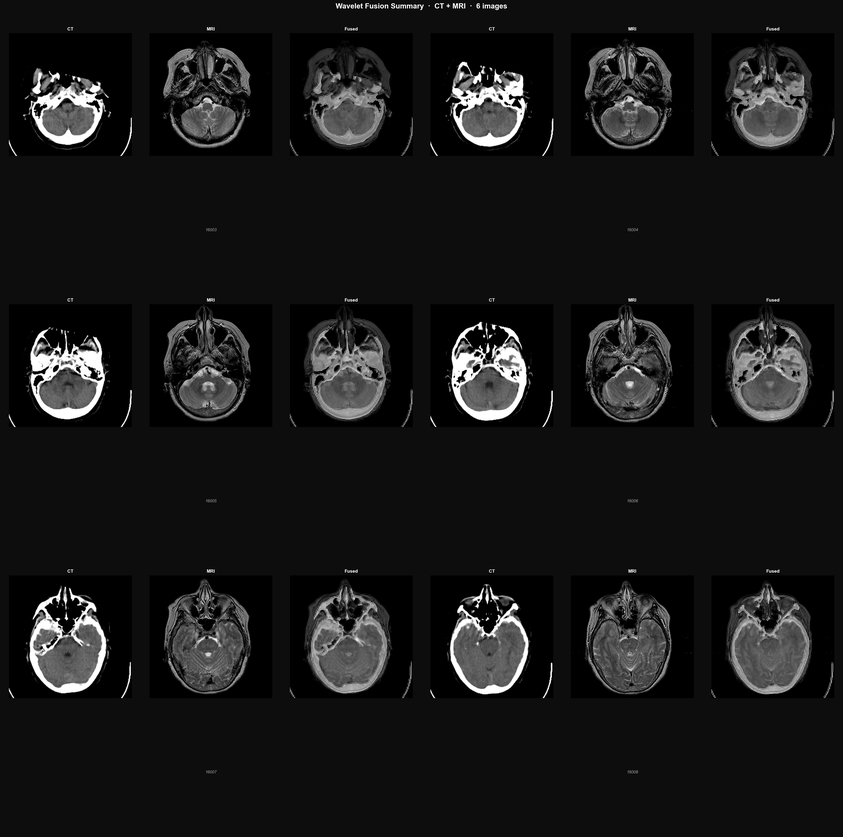
#> input picture fusion_demo_output/_summary_all.png, 843 x 837 px, shrunk from 3870 x 3844 before the run, given as the content of the folder /Havard-Medical-Image-Fusion-Datasets-main/SPECT-MRI/SPECT, which was not available
$ python visualization.py
#> lines starting #> are read from the running program, lines starting #| are printed output that depends on the picture; pictures that were not available may be replaced by others from this repository, and a replacement may not be noted
#> further down, img_A is the input picture: shape (837, 843); min 0, max 255, mean 24.3
### algorithm/wavelet_transform.py
import cv2
import numpy as np
import pywt

def wavelet_fusion(img1, img2, wavelet='haar'):
    # resize nếu kích thước khác nhau
#> called with wavelet = 'haar'
    if img1.shape != img2.shape:
        img2 = cv2.resize(img2, (img1.shape[1], img1.shape[0]))

    # wavelet decomposition
    coeffs1 = pywt.dwt2(img1, wavelet)
    coeffs2 = pywt.dwt2(img2, wavelet)

    LL1, (LH1, HL1, HH1) = coeffs1
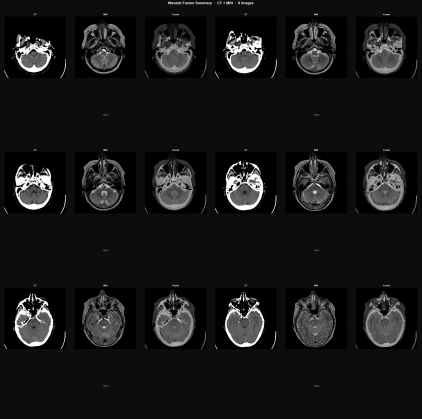
#> LL1: shape (419, 422) float64; min 0, max 510, mean 48.5; drawn with min black and max white
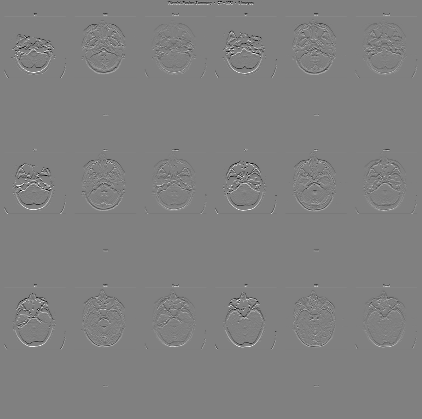
#> LH1: shape (419, 422) float64; min -206, max 203.5, mean 0; drawn with min black and max white
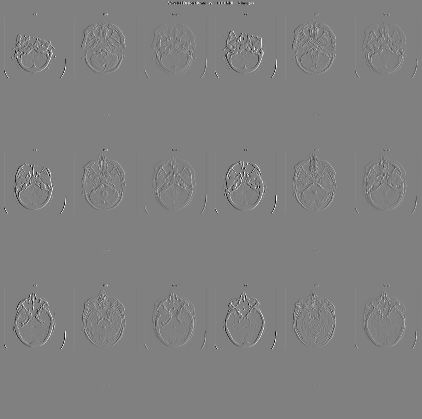
#> HL1: shape (419, 422) float64; min -228.5, max 224, mean 0; drawn with min black and max white
    LL2, (LH2, HL2, HH2) = coeffs2

    # fusion rule
    LL = (LL1 + LL2) / 2
    LH = np.maximum(np.abs(LH1), np.abs(LH2))
    HL = np.maximum(np.abs(HL1), np.abs(HL2))
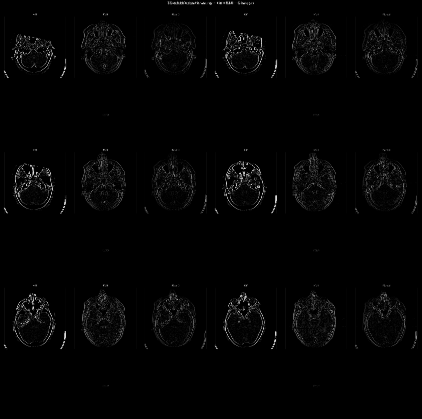
#> HL: shape (419, 422) float64; min 0, max 228.5, mean 4
    HH = np.maximum(np.abs(HH1), np.abs(HH2))
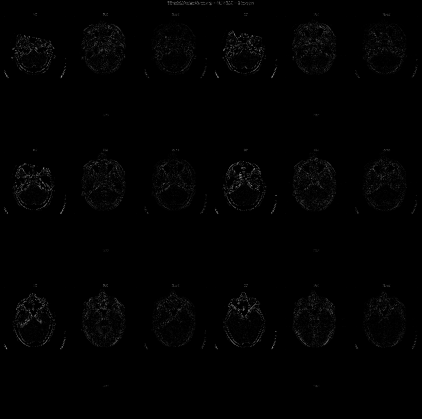
#> HH: shape (419, 422) float64; min 0, max 152.5, mean 1.9

    # reconstruct
    fused = pywt.idwt2((LL, (LH, HL, HH)), wavelet)
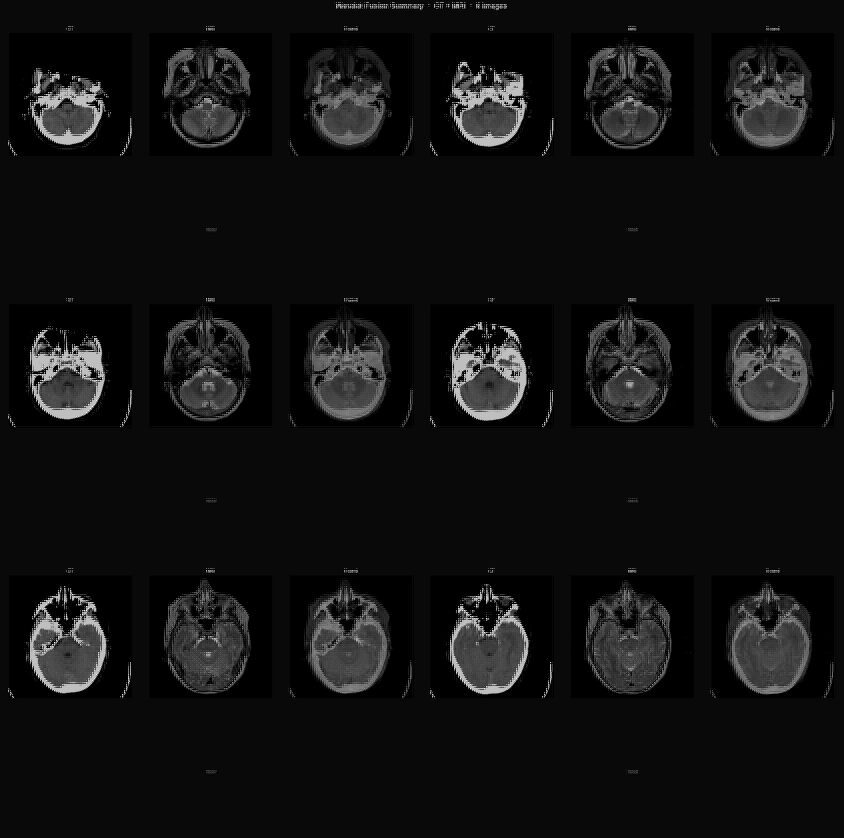
#> fused: shape (838, 844) float64; min -2.84e-14, max 339, mean 24.3; drawn with min black and max white

    # chuẩn hóa
    fused = np.clip(fused, 0, 255).astype(np.uint8)

    return fused

### visualization.py
import os
import cv2
import numpy as np
import matplotlib.pyplot as plt
import matplotlib.gridspec as gridspec
import seaborn as sns

# ==========================================
# ===== CẤU HÌNH - THAY ĐỔI Ở ĐÂY =====
# ==========================================

MAX_IMAGES      = 6          # Số ảnh muốn demo
OUTPUT_FOLDER   = "fusion_demo_output"   # Tên folder lưu ảnh
SAVE_DPI        = 150        # Chất lượng ảnh (150=báo cáo, 300=in ấn)
MODALITY_A      = "SPECT"    # Tên ảnh nguồn A (chỉ để hiển thị)
MODALITY_B      = "MRI"      # Tên ảnh nguồn B (chỉ để hiển thị)

dataset_dir = r"/Havard-Medical-Image-Fusion-Datasets-main"
fused_pair  = "SPECT-MRI"
dir_A       = os.path.join(dataset_dir, fused_pair, "SPECT")
dir_B       = os.path.join(dataset_dir, fused_pair, "MRI")

# ==========================================

from algorithm.wavelet_transform import wavelet_fusion

# Seaborn theme
sns.set_theme(style="dark", font_scale=1.1)
CMAP = "gray"

os.makedirs(OUTPUT_FOLDER, exist_ok=True)

images = sorted(os.listdir(dir_A))[:MAX_IMAGES]

print(f"Demo {len(images)} ảnh → folder: '{OUTPUT_FOLDER}'\n")

# ── 1. Lưu từng ảnh riêng: 3 cột (A | B | Fused) ────────────────────────────
saved_figs = []

for idx, img_name in enumerate(images, 1):
    path_A = os.path.join(dir_A, img_name)
    path_B = os.path.join(dir_B, img_name)

    img_A = cv2.imread(path_A, cv2.IMREAD_GRAYSCALE)
    img_B = cv2.imread(path_B, cv2.IMREAD_GRAYSCALE)

    if img_A is None or img_B is None:
        print(f"  [SKIP] Không đọc được: {img_name}")
        continue

    img_fused = wavelet_fusion(img_A, img_B)

    fig, axes = plt.subplots(1, 3, figsize=(12, 4.2))
    fig.patch.set_facecolor("#1a1a2e")

    panels = [
        (img_A,     MODALITY_A,      "#e94560"),
        (img_B,     MODALITY_B,      "#0f3460"),
        (img_fused, "Fused Result",  "#16213e"),
    ]

    for ax, (data, title, bg) in zip(axes, panels):
        ax.set_facecolor(bg)
        im = ax.imshow(data, cmap=CMAP, interpolation="lanczos")
        ax.set_title(title, color="white", fontsize=13, fontweight="bold", pad=8)
        ax.axis("off")
        plt.colorbar(im, ax=ax, fraction=0.046, pad=0.04).ax.yaxis.set_tick_params(color="white")
        plt.setp(plt.getp(im.axes, "yticklabels"), color="white")
#> this loop made 3 passes
#> (title, bg) on passes 1 to 3: ('SPECT', '#e94560'), ('MRI', '#0f3460'), ('Fused Result', '#16213e')

    stem = os.path.splitext(img_name)[0]
    fig.suptitle(
        f"{MODALITY_A} + {MODALITY_B}  →  Wavelet Fusion   [{stem}]",
        color="white", fontsize=14, fontweight="bold", y=1.01
    )
    plt.tight_layout()

    out_path = os.path.join(OUTPUT_FOLDER, f"fusion_{stem}.png")
    fig.savefig(out_path, dpi=SAVE_DPI, bbox_inches="tight",
                facecolor=fig.get_facecolor())
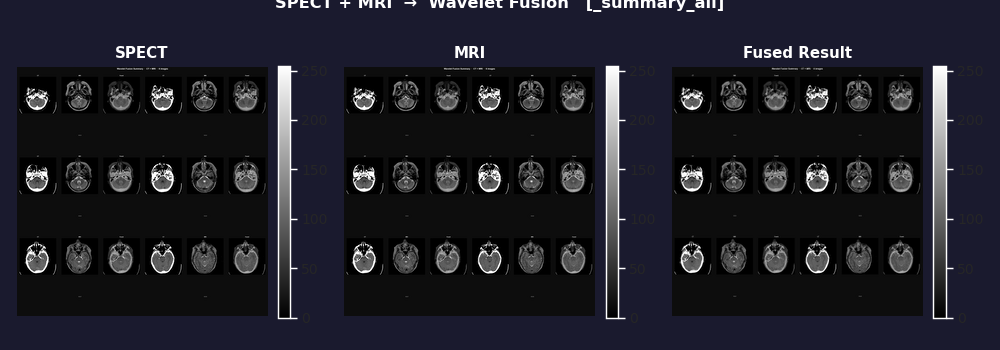
#> figure drawn by matplotlib, 6 panels
    plt.close(fig)
    saved_figs.append(out_path)
    print(f"  [{idx:02d}] Saved: {out_path}")


# ── 2. Tổng hợp: grid tất cả ảnh vào 1 file ──────────────────────────────────
n = len(saved_figs)
cols = 2          # 2 bộ ảnh (mỗi bộ = 3 cột) trên 1 hàng
rows = (n + cols - 1) // cols

fig_summary, axes_all = plt.subplots(
    rows * 2, cols * 3,
    figsize=(cols * 13, rows * 8.5)
)
fig_summary.patch.set_facecolor("#0d0d0d")

for ax in axes_all.flatten():
    ax.axis("off")
    ax.set_facecolor("#0d0d0d")
#> this loop made 12 passes

for i, img_name in enumerate(images[:n]):
    path_A    = os.path.join(dir_A, img_name)
    path_B    = os.path.join(dir_B, img_name)
    img_A     = cv2.imread(path_A, cv2.IMREAD_GRAYSCALE)
    img_B     = cv2.imread(path_B, cv2.IMREAD_GRAYSCALE)
    img_fused = wavelet_fusion(img_A, img_B)

    row_block = (i // cols) * 2
    col_block = (i  % cols) * 3
    stem      = os.path.splitext(img_name)[0]

    for j, (data, lbl) in enumerate([
        (img_A,     MODALITY_A),
        (img_B,     MODALITY_B),
        (img_fused, "Fused"),
    ]):
        ax = axes_all[row_block, col_block + j]
        ax.imshow(data, cmap=CMAP, interpolation="lanczos")
        ax.set_title(lbl, color="white", fontsize=10, fontweight="bold")
        ax.axis("off")
#> this loop made 3 passes
#> lbl on passes 1 to 3: 'SPECT', 'MRI', 'Fused'

    # label tên ảnh ở hàng phụ giữa
    label_ax = axes_all[row_block + 1, col_block + 1]
    label_ax.text(
        0.5, 0.5, stem,
        ha="center", va="center", color="#aaaaaa",
        fontsize=9, style="italic", transform=label_ax.transAxes
    )

fig_summary.suptitle(
    f"Wavelet Fusion Summary  ·  {MODALITY_A} + {MODALITY_B}  ·  {n} images",
    color="white", fontsize=16, fontweight="bold", y=1.005
)
plt.tight_layout()

summary_path = os.path.join(OUTPUT_FOLDER, "_summary_all_SPECT_MRI.png")
fig_summary.savefig(summary_path, dpi=SAVE_DPI, bbox_inches="tight",
                    facecolor=fig_summary.get_facecolor())
plt.close(fig_summary)

print(f"\n✅ Summary grid saved: {summary_path}")
print(f"✅ Tổng cộng {len(saved_figs)} ảnh riêng + 1 summary → '{OUTPUT_FOLDER}/'")

$ run again, on fusion_demo_output/fusion_10007.png
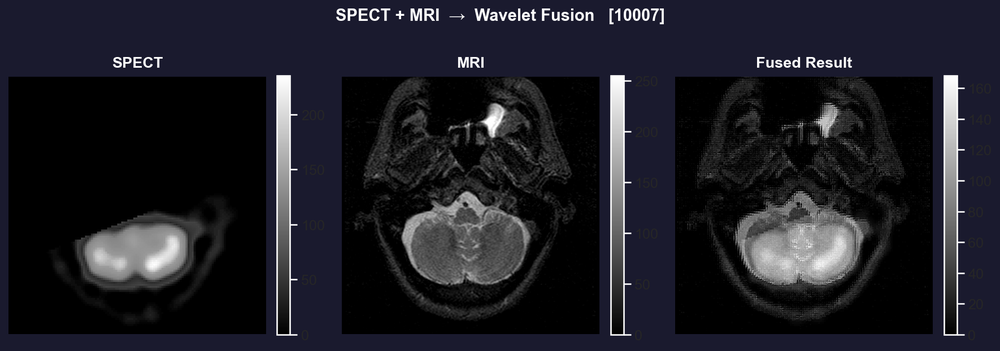
#> input picture fusion_demo_output/fusion_10007.png, 1000 x 351 px, shrunk from 1770 x 622 before the run, given as the content of the folder /Havard-Medical-Image-Fusion-Datasets-main/SPECT-MRI/SPECT, which was not available
#> in wavelet_fusion, `LL1, (LH1, HL1, HH1) = coeffs1`:
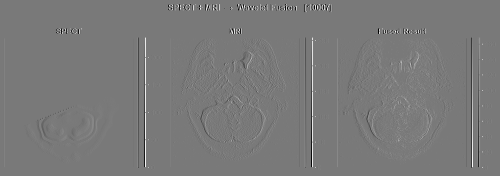
#> HL1: shape (176, 500) float64; min -202.5, max 221, mean 0.4; drawn with min black and max white
#> in wavelet_fusion, `fused = pywt.idwt2((LL, (LH, HL, HH)), wavelet)`:
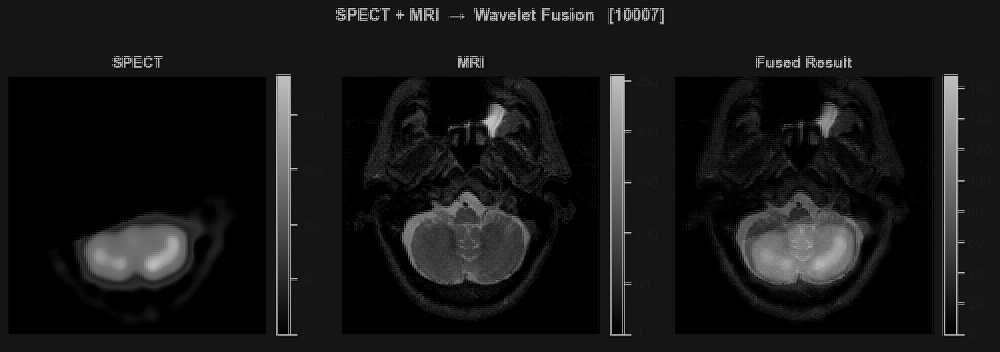
#> fused: shape (352, 1000) float64; min -3.55e-15, max 339.5, mean 30.6; drawn with min black and max white
#> the loop `for ax, (data, title, bg) in zip(axes, panels):` made 3 passes
#> (title, bg) on passes 1 to 3: ('SPECT', '#e94560'), ('MRI', '#0f3460'), ('Fused Result', '#16213e')
#> the loop `for ax in axes_all.flatten():` made 12 passes
#> the loop `for j, (data, lbl) in enumerate([ (img_A,     MODALITY_A), (img_B,    ..` made 3 passes
#> lbl on passes 1 to 3: 'SPECT', 'MRI', 'Fused'
